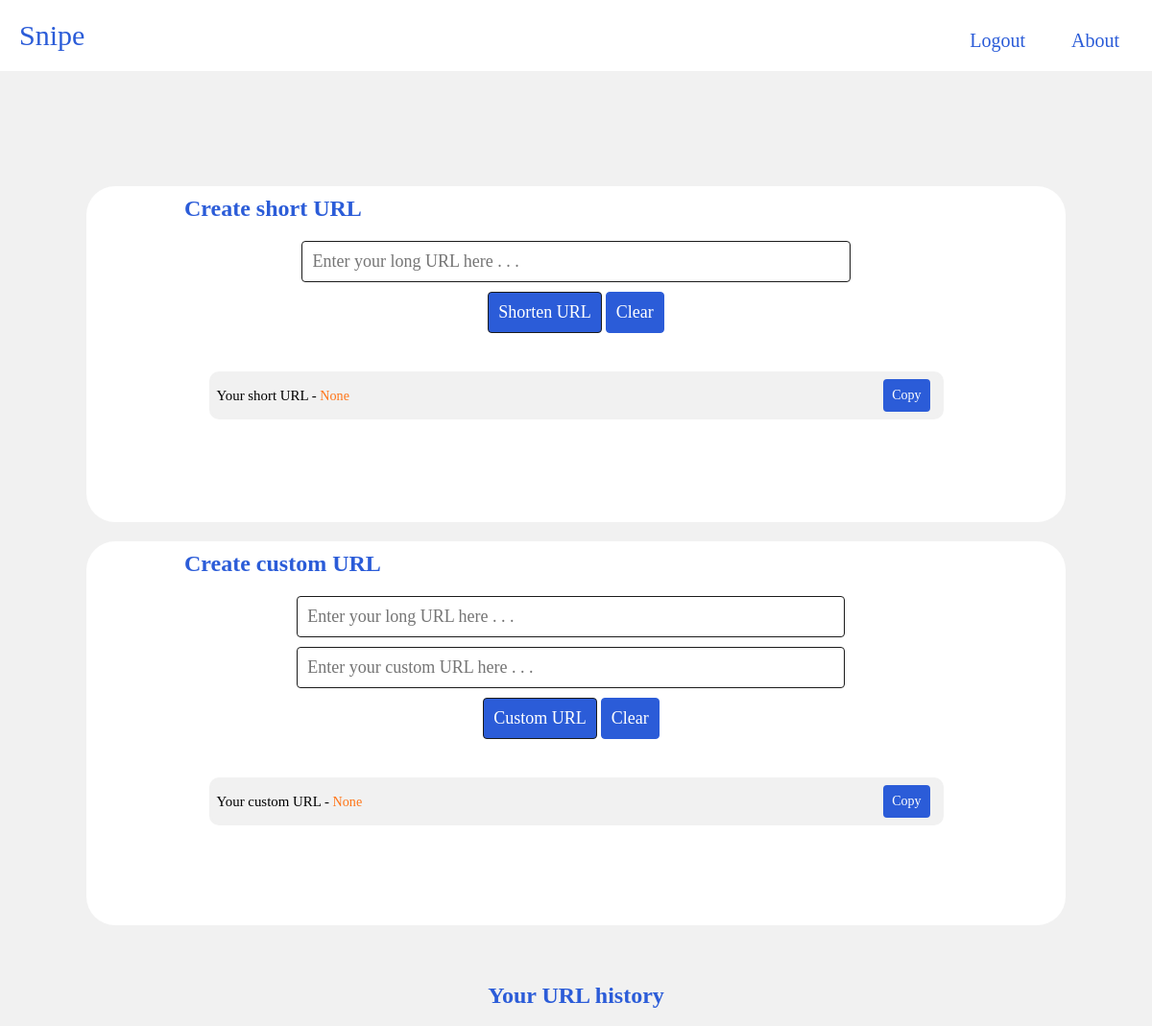
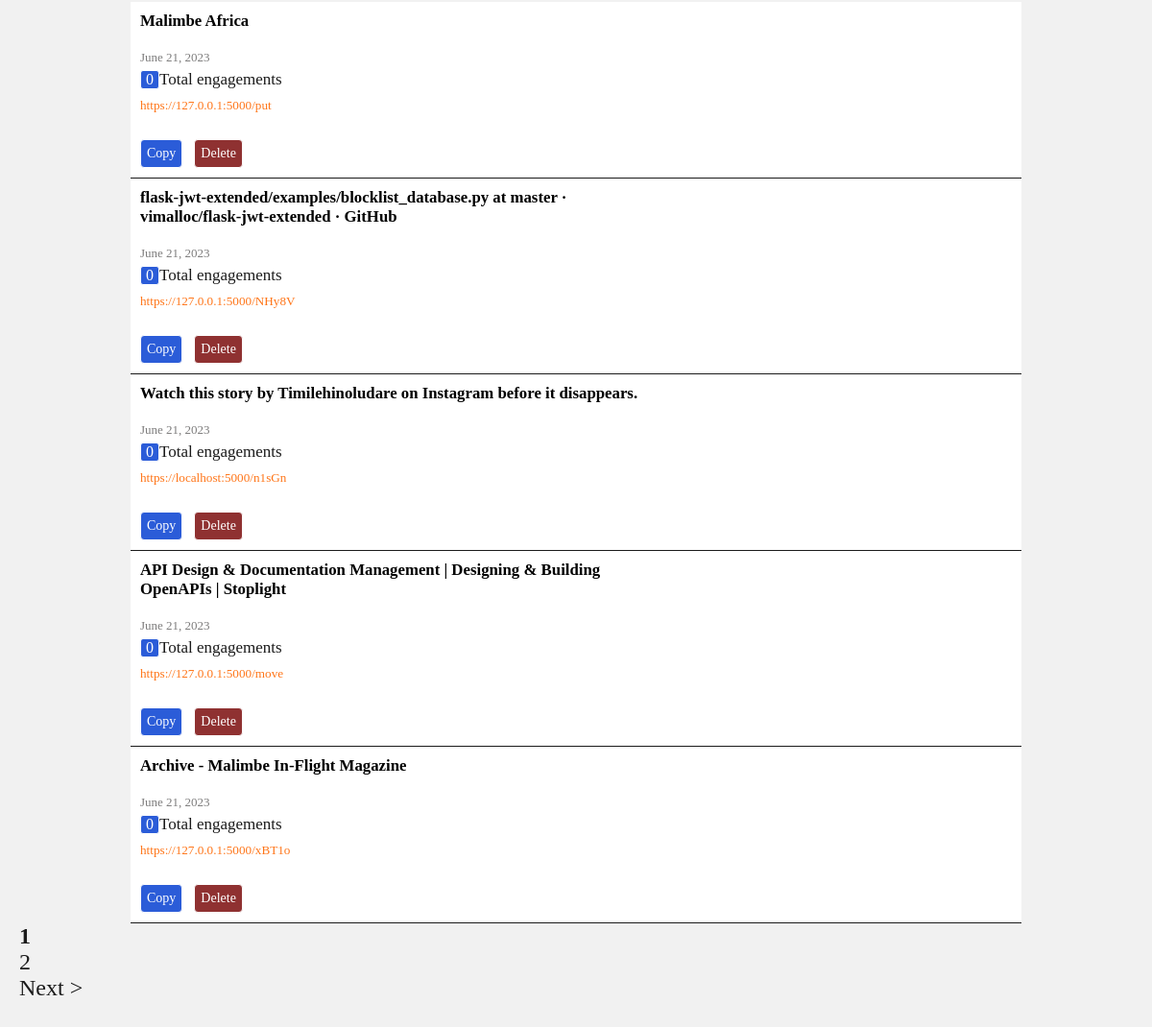
The page / (signed in) on the database its author committed (2 pictures, top to bottom).
### models.py (models this page shows, shortened)
class Url(db.Model):
    __tablename__  = 'urls'
    id = db.Column(db.Integer(), primary_key=True)
    url = db.Column(db.String(512))
    short_url = db.Column(db.String(5), unique=True)
    custom_url = db.Column(db.String(50), unique=False)
    qr_code_url = db.Column(db.String(300), nullable=True, unique=False)
    url_title = db.Column(db.String(900), nullable=True, unique=False)
    clicks = db.Column(db.Integer(), default=0)
    date_created = db.Column(db.DateTime(), default=datetime.now)
    user_id = db.Column(db.String(), db.ForeignKey('users.id'))

### views.py (the view)
@snipe.route('/')
def index():
    page = request.args.get('page', 1, type=int)
    per_page = 5
    urls = Url.query.filter_by(user_id=current_user.email).order_by(desc(Url.date_created)).paginate(page=page, per_page=per_page)
    context = {
        'urls': urls,
        'new_url': request.args.get('new_url'),
        'custom_url_created': request.args.get('custom_url_created'),
    }
    return render_template('home.html', **context)

### auth.py (called while the page is built)
@login_manager.user_loader
def user_loader(id):
    return User.query.get(int(id))

### templates/home.html (shortened to what this page needs)
{% extends 'base.html' %}
{% block body %}
      <nav class="navbar">
        <div class="logo">Snipe</div>
          <ul class="nav-links">
          <div class="menu">
              {% if current_user.is_authenticated %}
              <li><a href="{{ url_for('auth.logout') }}">Logout</a></li>
              <li><a href="{{ url_for('snipe.create') }}">About</a></li>
              {%  else %}
              <li><a href="{{ url_for('auth.signup') }}">Sign up</a></li>
              <li><a href="{{ url_for('auth.login') }}">Login</a></li>
              <li><a href="{{ url_for('snipe.create') }}">About</a></li>
              {% endif %}
          </div>
          </ul>
      </nav>
      <div class="top-layer1"><h1 class="description">Create short URL</h1>
      <form action="{{ url_for('snipe.create') }}" method="POST">
        <center><input type="text" class="text-field-content-row" name="url" placeholder="Enter your long URL here . . ." id="input-field" required/></center>
          <div class="top-buttons"><center><button type="submit" id="shorten" class="content-row button">Shorten URL</button>
            <button type="button" id="clear-btn" class="content-row button">Clear</button>
          </center></div>
      </form>
          <div id="output-div">
             <div class="content-row" id="new-url-label">Your short URL - <p class="new-url-result">{{new_url}}</p></div>
             <div class="copy-div">
              <button type="button" id="copy-btn" class="copy-btn3" data-clipboard-target="#new-url">Copy</button>
            </div>
            </div>
            </div>
            <div class="top-layer2">
              <h1 class="description">Create custom URL</h1>
              <form action="{{ url_for('snipe.custom') }}" method="POST" class="form2">
                <input type="text" class="text-field-content-row2" name="long_url" placeholder="Enter your long URL here . . ." id="input-field" required/>
                <input type="text" class="text-field-content-row2" name="custom_url_entry" placeholder="Enter your custom URL here . . ." id="custom-input-field" required style="margin-bottom: 0px;"/>
                <center>
                  <button type="submit" id="shorten" class="content-row button">Custom URL</button>
                  <button type="button" id="clear-btn2" class="content-row button">Clear</button>
                </center>
              </form>
              <div id="output-div">
                <div class="content-row" id="new-url-label">Your custom URL - <p class="new-url-result" id="custom-url-created">{{custom_url_created}}</p></div>
                <div class="copy-div">
                  <button type="button" id="copy-btn" class="copy-btn3" data-clipboard-target="#custom-url-created" class="content-row button">Copy</button>
                </div>
              </div>
              </div>
          <section class="hero" style="padding: 30px 20px;">
            <center>
                <h1 class="description2">Your URL history</h1>
            </center>
              {% if current_user.is_authenticated %}
                {% if urls %}
                  {% for url in urls.items %}
                    {% if url.user_id==current_user.email %}
                      <div class="card">
                        <a href="/view/{{ url.id }}" style="color: black; text-decoration: none;">
                          <h1 class="card-text" style="color: black; text-decoration: none; font-size: 70%; word-wrap:break-word;">{{ url.url_title }}</h1>
                        </a>
                        <h5 class="date_created">{{ url.date_created.strftime('%B %d, %Y') }}</h5>
                        <h5 class="card-title" style="font-weight: lighter;">
                        <div class="engagements">
                          <p class="engagement-clicks" style="font-weight: lighter;">{{ url.clicks }}</p>
                        </div>Total engagements
                        </h5>
                          {% if url.custom_url %}
                            <a href="{{ url.url }}" id="url_click" style="color: #ff7518; font-size: 55%; margin-top: 5px; font-weight: lighter;">
                               <p class="short-url-history" style="font-weight: lighter;">{{ url.custom_url }}</a></p>
                          {% else %}
                            <a href="{{ url.url }}" id="url_click" style="color: #ff7518; font-size: 55%; margin-top: 5px; font-weight: lighter;">
                              <p class="short-url-history" style="font-weight: lighter;">{{ url.short_url }}</a></p>
                          {% endif %}
                             <button id="copy-btn" data-clipboard-target="#short_url" class="copy-btn2">Copy</button>
                                      <a href="/delete/{{ url.id }}"><button id="delete-btn" class="delete-btn2">Delete</button></a>
                      </div>
                      {% endif %}
                    {% endfor %}
                        {% for num in urls.iter_pages() %}
                          {% if num %}
                            {% if num == urls.page %}
                              <div class="page-num1"><span class="pagination-link current-page">{{ num }}</span></div>
                            {% else %}
                              <div class="page-num1"><a href="{{ url_for('snipe.index', page=num) }}" class="pagination-link" style="text-align: center;">{{ num }}</a></div>
                            {% endif %}
                          {% endif %}
               {% endfor %}
                          {% if urls.has_next %}
                            <div class="page-num1"><a href="{{ url_for('snipe.index', page=urls.next_num) }}" class="pagination-link">Next > </a></div>
                          {% endif %}
                      {% endif %}
                {% else %}
                              <center>
                                <h1>Please login to see your urls</h1>
                              </center>
              {% endif %}
                          </section>
{% endblock %}

### templates/base.html (shortened to what this page needs)
<!DOCTYPE html>
<html lang="en">
<head>
    <link rel="stylesheet" href="{{ url_for('static', filename='css/home.css')}}">
</head>
<body>
    {% block body %} {% endblock %}
</body>
</html>

### static/css/home.css (style rules this page uses)
* { margin: 0; padding: 0; box-sizing: border-box; padding-top: 0%; font-family: Trebuchet MS; }
a { text-decoration: none; color: #1b1b1b; }
li { list-style: none; }
ul { display: inline; }
.nav-links a { color: #2b5cd8; }
.logo { display: inline; font-size: 30px; font-family: cursive; color: #2b5cd8; margin-top: 20px; width: 30%; }
.menu { display: flex; gap: 1em; font-size: 20px; margin-right: auto; margin-left: auto; margin-top: 6px; float: right; }
.menu li { padding: 5px 14px; }
* { box-sizing: border-box; }
body { font-family: Arial; background: #f1f1f1; }
.navbar { justify-content: space-between; margin-top: 0; padding: 20px; width: 100%; position: fixed; min-height: 10px; position: relative; background-color: white; margin-bottom: 120px; }
.top-layer1 { background-color: white; border-radius: 30px; margin: auto; width: 85%; height: 350px; margin-bottom: 20px; }
.top-layer2 { background-color: white; border-radius: 30px; margin: auto; width: 85%; height: 400px; margin-bottom: 20px; }
.description { font-size: 150%; padding-top: 10px; margin-left: 10%; margin-bottom: 20px; color: #2b5cd8; }
.description2 { font-size: 100%; padding-top: 10px; margin-bottom: 20px; color: #2b5cd8; }
form { display: block; flex-direction: row; width: 80%; margin: auto; margin-bottom: 40px; }
.form2 { display: block; flex-direction: row; width: 80%; margin-left: 9.5%; margin-bottom: 40px; }
#output-div { display: flex; flex-direction: row; width: 75%; justify-content: space-between; background-color: #f1f1f1; margin: auto; padding: 5px; border: 3px solid #f1f1f1; border-radius: 10px; align-items: center; margin-bottom: 100px; }
.new-url-result { display: inline; word-wrap:break-word; overflow: hidden; font-size: 90%; color: #ff7518; font-size: 95%; font-weight: lighter; margin-left: 0px; margin-top: 0; }
.content-row { display: block; }
input[type=text] { width: 70%; font-size: 18px; padding: 10px; border: 1px solid #1b1b1b; border-radius: 4px; }
.top-buttons { margin: auto; }
.button { background-color: #2b5cd8; color: white; align-items: center; justify-content: center; font-size: 18px; border: 1px solid #2b5cd8; border-radius: 4px; padding: 10px; margin: auto; margin-top: 10px; display: inline; transition-duration: 0.2s; }
#shorten { font-size: 18px; padding: 10px; border: 1px solid #1b1b1b; border-radius: 4px; }
#new-url-label { font-size: 18px; font-size: 93%; }
.text-field-content-row2 { width: 70%; margin: auto; margin-bottom: 10px; display: flex; flex-direction: row; justify-content: space-between; }
section.hero { padding: 100px 20px; color: #1b1b1b; font-size: 24px; width: 100%; margin: auto; }
.card { width: 80%; padding: 10px; border-radius: 0px; background-color: white; margin: auto; border-color: #fefefe; border-bottom: 0.5px solid; }
.card-title { margin-top: 0; font-size: 17px; }
.card-text { word-wrap:break-word; margin-bottom: 20px; font-size: 32px; width: 60%; }
.date_created { color: #7d7c7c; margin-top: 0px; font-size: 13px; font-weight: lighter; }
.copy-btn2 { background-color: #2b5cd8; color: white; align-items: center; justify-content: center; font-size: 14px; border: 1px solid; border-radius: 4px; padding: 6px; margin-left: 0px; margin-right: 6px; margin-top: 10px; display: inline; transition-duration: 0.2s; }
.copy-btn3 { overflow:inherit; background-color: #2b5cd8; color: white; align-items: center; justify-content: center; font-size: 14px; border: #2b5cd8 solid; border-radius: 4px; padding: 6px; margin-left: 0px; margin-right: 6px; margin-top: 0; display: inline; transition-duration: 0.2s; }
.copy-div { display: inline-block; margin-left: 2px; }
.delete-btn2 { background-color: #8f3131; color: white; align-items: center; justify-content: center; font-size: 14px; border: 1px solid; border-radius: 4px; padding: 6px; margin-left: 0px; margin-right: 6px; margin-top: 10px; display: inline; transition-duration: 0.2s; }
.short-url-history { margin-bottom: 15px; font-weight: lighter; }
.engagements { display: inline-block; background-color: #2b5cd8; color: white; justify-content: center; font-size: 16px; text-align: center; font-weight: lighter; border: 1px solid; border-radius: 3px; width: 20px; margin-top: 5px; align-items: center; }
.engagement-clicks { margin: auto; font-weight: lighter; }
.pagination-link { margin: 0 0px; text-align: center }
.current-page { font-weight: bolder; text-align: center }
.page-num1 { margin: auto; display: flex; text-align: center }

### rows shown on the page
Url: url_title "Malimbe Africa", date_created "June 21, 2023", clicks "0", custom_url "https://127.0.0.1:5000/put"
Url: url_title "flask-jwt-extended/examples/blocklist_database.py at master · vimalloc/flask-jwt-extended · GitHub", date_created "June 21, 2023", clicks "0", short_url "https://127.0.0.1:5000/NHy8V"
Url: url_title "Watch this story by Timilehinoludare on Instagram before it disappears.", date_created "June 21, 2023", clicks "0", short_url "https://localhost:5000/n1sGn"
Url: url_title "API Design & Documentation Management | Designing & Building OpenAPIs | Stoplight", date_created "June 21, 2023", clicks "0", custom_url "https://127.0.0.1:5000/move"
Url: url_title "Archive - Malimbe In-Flight Magazine", date_created "June 21, 2023", clicks "0", short_url "https://127.0.0.1:5000/xBT1o"

### other values the page prints
{{ new_url }} "None"
{{ custom_url_created }} "None"
{{ num }} "1"
{{ num }} "2"
